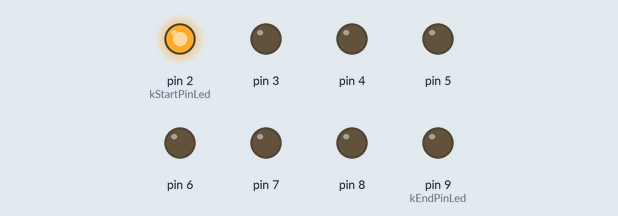
Simulated run of this sketch. Board: Arduino Uno, built with avr-gcc and run on an emulated ATmega328P. Parts: output pins drawn as LEDs (lit = HIGH).

Above: at 0.1 s.
At 4.1 s:
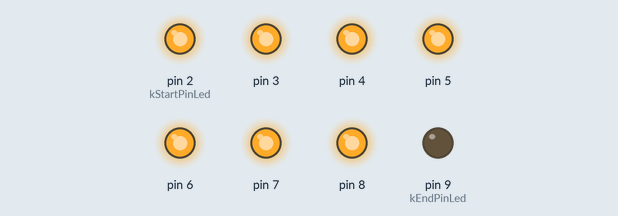
At 7.6 s:
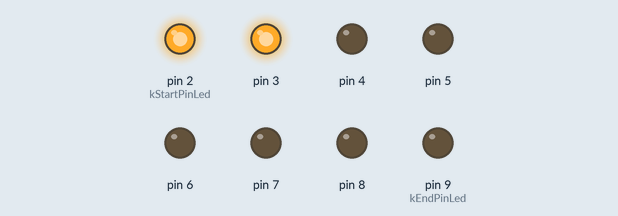
At 15.6 s:
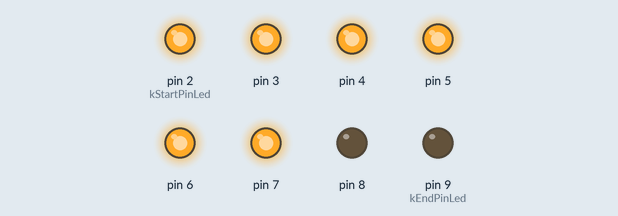
At 23.6 s:
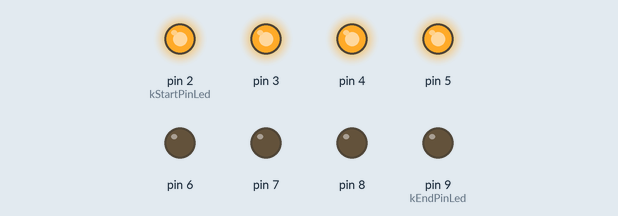
At 31.6 s:
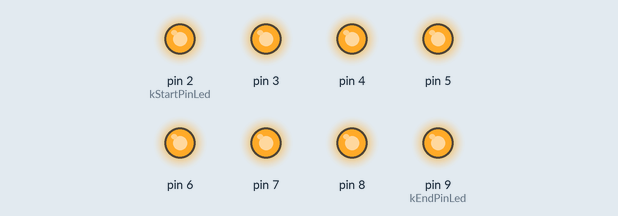
Timing chart, 0 to 40.0 s (numbered marks = the images above):
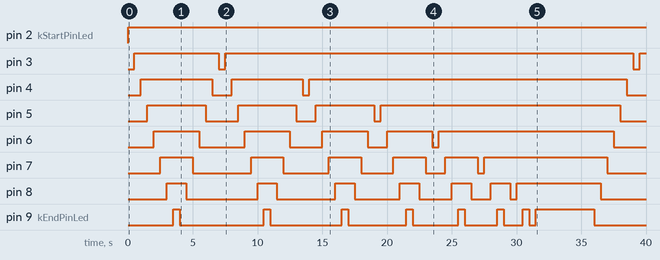

The sketch:

1_4_sketch.ino
```cpp
const int kStartPinLed = 2;
const int kEndPinLed = 9;

void setup()
{
  for (int i = kStartPinLed; i <= kEndPinLed; i++) {
  	pinMode(i, OUTPUT);
  }
}

void loop()
{
  for (int i = kStartPinLed; i <= kEndPinLed; i++) {
    for (int j = i; j <= kEndPinLed; j++) {
    	digitalWrite(j, HIGH);
  		delay(500);
    }
    for (int k = kEndPinLed; k > i; k--) {
    	digitalWrite(k, LOW);
      	delay(500);
    }


  }
}
```

Measured:
- by itself, pin 2 (kStartPinLed): LOW → HIGH at 0.00 s
- by itself, pin 3: goes HIGH 6.5 s, LOW 0.50 s, HIGH 31.5 s, LOW 0.50 s, then HIGH
- by itself, pin 4: goes HIGH 5.5 s, LOW 1.5 s, HIGH 5.5 s, LOW 0.50 s, HIGH 24.5 s, then LOW
- by itself, pin 5: LOW → HIGH at 1.5 s, → LOW 4.5 s later, → HIGH 2.5 s later, → LOW 4.5 s later, … (8 changes in this stretch)
- by itself, pin 6: LOW → HIGH at 2.0 s, → LOW 3.5 s later, → HIGH 3.5 s later, → LOW 3.5 s later, … (10 changes in this stretch)
- by itself, pin 7: LOW → HIGH at 2.5 s, → LOW 2.5 s later, → HIGH 4.5 s later, → LOW 2.5 s later, … (12 changes in this stretch)
- by itself, pin 8: LOW → HIGH at 3.0 s, → LOW 1.5 s later, → HIGH 5.5 s later, → LOW 1.5 s later, … (14 changes in this stretch)
- by itself, pin 9 (kEndPinLed): LOW → HIGH at 3.5 s, → LOW 0.50 s later, → HIGH 6.5 s later, → LOW 0.50 s later, … (16 changes in this stretch)
